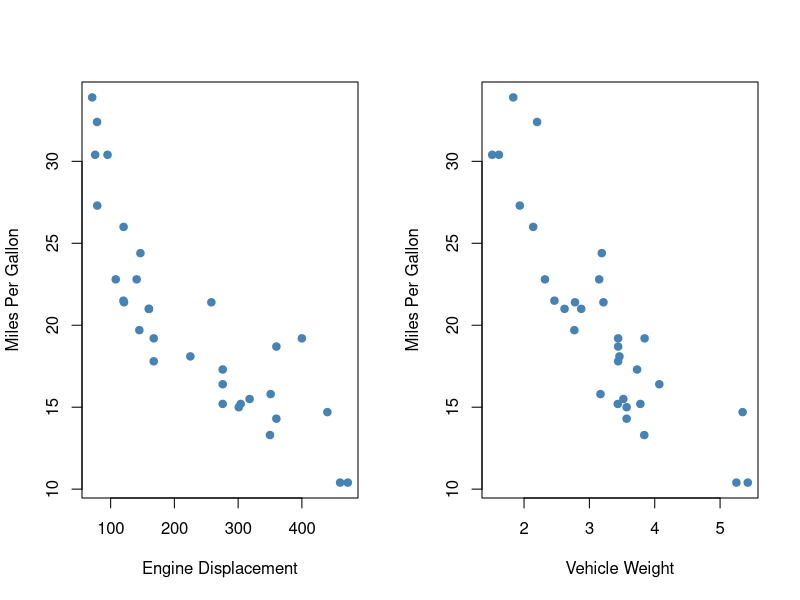
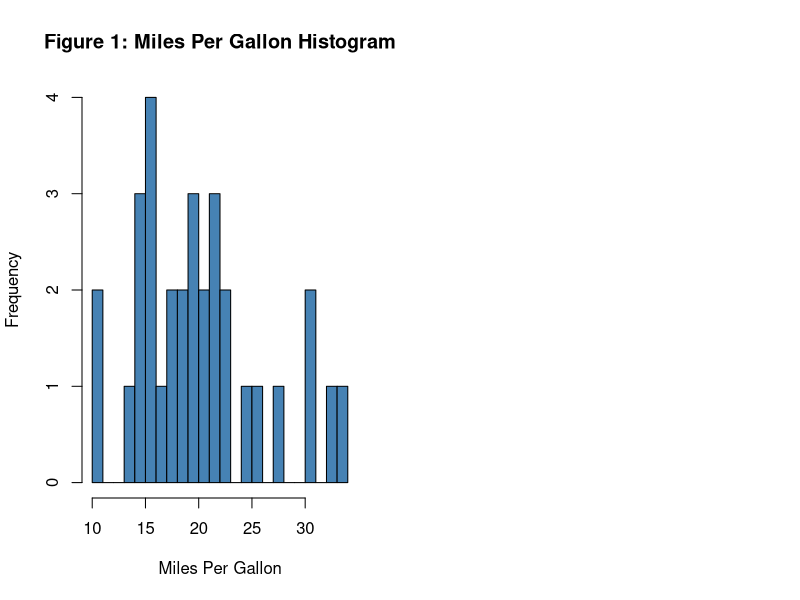
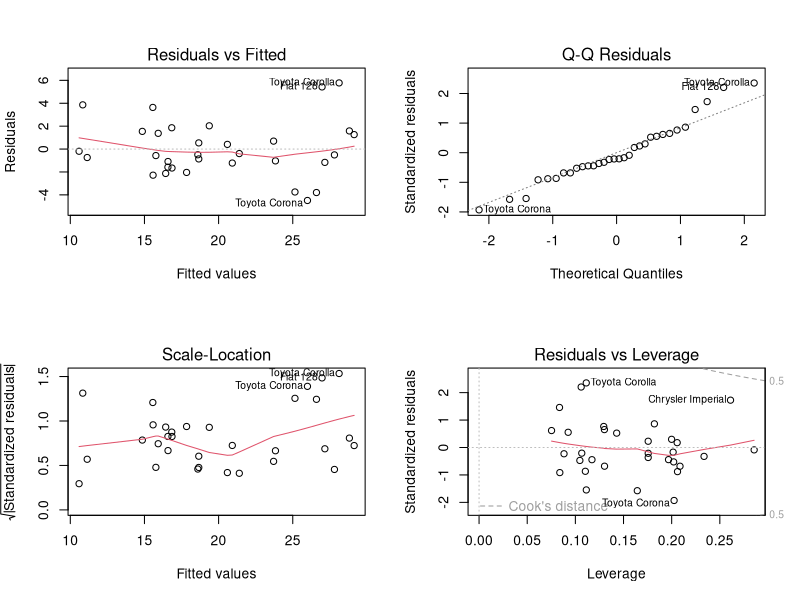

Here is the R script that generated these plots, in order:
## ---- chunk 1
library(dplyr)
library(ggplot2)
## ---- chunk 2
average_mpg_transmission <- data.frame(c(mean(filter(mtcars, am == 0)$mpg), 
  mean(filter(mtcars, am == 1)$mpg)), c("Automatic", "Manual"))
colnames(average_mpg_transmission) <- c("mpg", "Type")
average_mpg_transmission
## ---- chunk 3
## Group the cars by cylinders and compute the mean mpg for each group
mtcars %>% group_by(cyl) %>% summarise("mpg" = mean(mpg))

## mpg vs engine size and mpg vs vehicle weight
par(mfrow = c(1, 2))
plot(mtcars$disp, mtcars$mpg, col = "steelblue", pch = 19, 
     xlab = "Engine Displacement", ylab = "Miles Per Gallon")
plot(mtcars$wt, mtcars$mpg, col = "steelblue", pch = 19, 
     xlab = "Vehicle Weight", ylab = "Miles Per Gallon")
## ---- chunk 4
mpg.am <- lm(mpg ~ am, mtcars)
summary(mpg.am)
## ---- chunk 5
sort(cor(mtcars)[1,])
## ---- chunk 6
c(cor(mtcars$disp, mtcars$cyl), cor(mtcars$cyl, mtcars$wt), cor(mtcars$wt, mtcars$disp))
## ---- chunk 7
mpg.am.wt.cyl <- lm(mpg ~ am + wt + factor(cyl), mtcars)
summary(mpg.am.wt.cyl)
## ---- chunk 8
cyl_am <- mtcars %>% group_by(am) %>% summarise("Avg. Cyl" = mean(cyl))
wt_am <- mtcars %>% group_by(am) %>% summarise("Avg. Wt" = mean(wt))

inner_join(cyl_am, wt_am, disp_am, by = "am")
## ---- chunk 9
hist(mtcars$mpg, breaks = 18, col = "steelblue", 
     main = "Figure 1: Miles Per Gallon Histogram", xlab = "Miles Per Gallon")
## ---- chunk 10
par(mfrow = c(2,2))
plot(mpg.am.wt.cyl)
